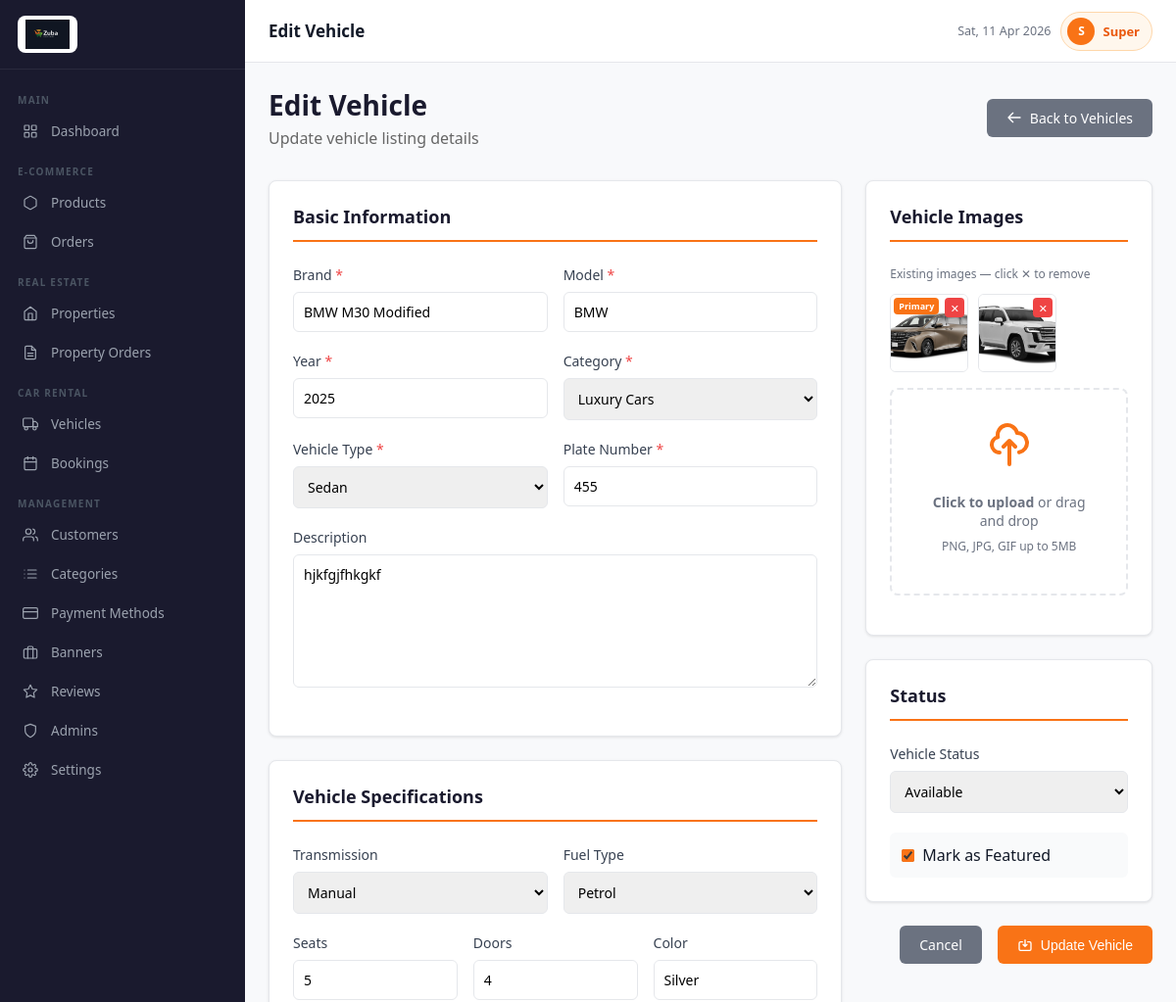
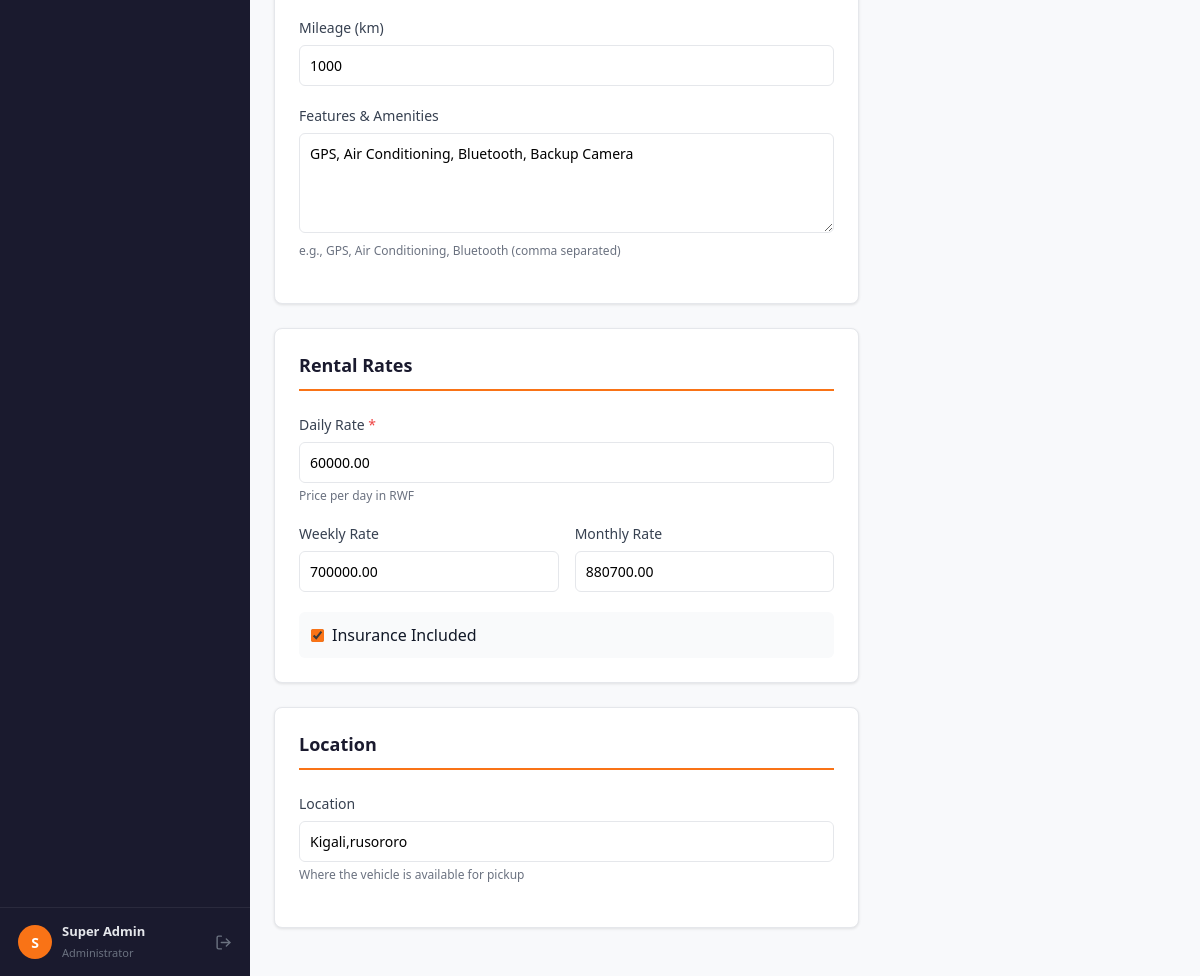
The app's page /admin/edit-vehicle.php?id=4 (signed in) with its own data (2 pictures, top to bottom).
### tables this page shows
CREATE TABLE `vehicles` (
  `id` int(11) UNSIGNED NOT NULL,
  `category_id` int(11) UNSIGNED NOT NULL,
  `brand` varchar(100) NOT NULL,
  `model` varchar(100) NOT NULL,
  `year` int(4) NOT NULL,
  `slug` varchar(255) NOT NULL,
  `description` text DEFAULT NULL,
  `vehicle_type` enum('sedan','suv','truck','van','coupe','convertible','motorcycle','other') NOT NULL,
  `transmission` enum('automatic','manual') NOT NULL,
  `fuel_type` enum('petrol','diesel','electric','hybrid') NOT NULL,
  `seats` int(11) NOT NULL,
  `doors` int(11) DEFAULT NULL,
  `color` varchar(50) DEFAULT NULL,
  `plate_number` varchar(50) NOT NULL,
  `mileage` int(11) DEFAULT NULL,
  `daily_rate` decimal(10,2) NOT NULL,
  `weekly_rate` decimal(10,2) DEFAULT NULL,
  `monthly_rate` decimal(10,2) DEFAULT NULL,
  `insurance_included` tinyint(1) NOT NULL DEFAULT 0,
  `features` text DEFAULT NULL,
  `location` varchar(255) DEFAULT NULL,
  `featured` tinyint(1) NOT NULL DEFAULT 0,
  `status` enum('available','rented','maintenance','inactive') NOT NULL DEFAULT 'available',
  `views` int(11) NOT NULL DEFAULT 0,
  `created_at` timestamp NOT NULL DEFAULT current_timestamp(),
  `updated_at` timestamp NOT NULL DEFAULT current_timestamp() ON UPDATE current_timestamp()
);

CREATE TABLE `categories` (
  `id` int(11) UNSIGNED NOT NULL,
  `name` varchar(100) NOT NULL,
  `slug` varchar(100) NOT NULL,
  `type` enum('ecommerce','realestate','carrental') NOT NULL,
  `description` text DEFAULT NULL,
  `image` varchar(255) DEFAULT NULL,
  `parent_id` int(11) UNSIGNED DEFAULT NULL,
  `status` enum('active','inactive') NOT NULL DEFAULT 'active',
  `created_at` timestamp NOT NULL DEFAULT current_timestamp(),
  `updated_at` timestamp NOT NULL DEFAULT current_timestamp() ON UPDATE current_timestamp()
);

CREATE TABLE `vehicle_images` (
  `id` int(11) UNSIGNED NOT NULL,
  `vehicle_id` int(11) UNSIGNED NOT NULL,
  `image_path` varchar(255) NOT NULL,
  `is_primary` tinyint(1) NOT NULL DEFAULT 0,
  `sort_order` int(11) NOT NULL DEFAULT 0,
  `created_at` timestamp NOT NULL DEFAULT current_timestamp()
);

### admin/includes/functions.php (called while the page is built, shortened)
<?php
function e($str) {
    return htmlspecialchars((string)($str ?? ''), ENT_QUOTES, 'UTF-8');
}

### admin/edit-vehicle.php (the view, shortened to what this page needs)
<?php
require_once '../config/db.php';
require_once 'includes/functions.php';
$id = (int)($_GET['id'] ?? 0);
$vehicle = $conn->query("SELECT * FROM vehicles WHERE id = $id")->fetch_assoc();
$categories = $conn->query("SELECT * FROM categories WHERE type = 'carrental' AND status = 'active' ORDER BY name");
$images = $conn->query("SELECT * FROM vehicle_images WHERE vehicle_id = $id ORDER BY is_primary DESC, sort_order ASC")->fetch_all(MYSQLI_ASSOC);
require_once 'includes/header.php';
?>
<div class="page-header">
    <div>
        <h1>Edit Vehicle</h1>
        <p>Update vehicle listing details</p>
    </div>
    <a href="vehicles.php" class="btn btn-secondary">
        <svg width="16" height="16" fill="none" stroke="currentColor" viewBox="0 0 24 24">
            <path stroke-linecap="round" stroke-linejoin="round" stroke-width="2" d="M10 19l-7-7m0 0l7-7m-7 7h18"/>
        </svg>
        Back to Vehicles
    </a>
</div>
<form method="POST" enctype="multipart/form-data">
<div class="form-container">
    <div>
        <div class="card">
            <h3>Basic Information</h3>
            <div class="form-row">
                <div class="form-group">
                    <label>Brand <span class="req">*</span></label>
                    <input type="text" name="brand" value="<?= e($vehicle['brand']) ?>" required>
                </div>
                <div class="form-group">
                    <label>Model <span class="req">*</span></label>
                    <input type="text" name="model" value="<?= e($vehicle['model']) ?>" required>
                </div>
            </div>
            <div class="form-row">
                <div class="form-group">
                    <label>Year <span class="req">*</span></label>
                    <input type="number" name="year" value="<?= $vehicle['year'] ?>" min="1900" max="<?= date('Y') + 1 ?>" required>
                </div>
                <div class="form-group">
                    <label>Category <span class="req">*</span></label>
                    <select name="category_id" required>
                        <?php while ($cat = $categories->fetch_assoc()): ?>
                        <option value="<?= $cat['id'] ?>" <?= $vehicle['category_id'] == $cat['id'] ? 'selected' : '' ?>><?= e($cat['name']) ?></option>
                        <?php endwhile; ?>
                    </select>
                </div>
            </div>
            <div class="form-row">
                <div class="form-group">
                    <label>Vehicle Type <span class="req">*</span></label>
                    <select name="vehicle_type" required>
                        <?php foreach (['sedan'=>'Sedan','suv'=>'SUV','truck'=>'Truck','van'=>'Van','coupe'=>'Coupe','convertible'=>'Convertible','hatchback'=>'Hatchback','minivan'=>'Minivan'] as $val => $label): ?>
                        <option value="<?= $val ?>" <?= $vehicle['vehicle_type'] === $val ? 'selected' : '' ?>><?= $label ?></option>
                        <?php endforeach; ?>
                    </select>
                </div>
                <div class="form-group">
                    <label>Plate Number <span class="req">*</span></label>
                    <input type="text" name="plate_number" value="<?= e($vehicle['plate_number']) ?>" required>
                </div>
            </div>
            <div class="form-group">
                <label>Description</label>
                <textarea name="description" rows="6"><?= e($vehicle['description']) ?></textarea>
            </div>
        </div>
        <div class="card">
            <h3>Vehicle Specifications</h3>
            <div class="form-row">
                <div class="form-group">
                    <label>Transmission</label>
                    <select name="transmission">
                        <option value="manual" <?= $vehicle['transmission'] === 'manual' ? 'selected' : '' ?>>Manual</option>
                    </select>
                </div>
                <div class="form-group">
                    <label>Fuel Type</label>
                    <select name="fuel_type">
                        <?php foreach (['petrol'=>'Petrol','diesel'=>'Diesel','electric'=>'Electric','hybrid'=>'Hybrid'] as $val => $label): ?>
                        <option value="<?= $val ?>" <?= $vehicle['fuel_type'] === $val ? 'selected' : '' ?>><?= $label ?></option>
                        <?php endforeach; ?>
                    </select>
                </div>
            </div>
            <div class="form-row-3">
                <div class="form-group">
                    <label>Seats</label>
                    <input type="number" name="seats" value="<?= $vehicle['seats'] ?>" min="1" max="50">
                </div>
                <div class="form-group">
                    <label>Doors</label>
                    <input type="number" name="doors" value="<?= $vehicle['doors'] ?>" min="2" max="6">
                </div>
                <div class="form-group">
                    <label>Color</label>
                    <input type="text" name="color" value="<?= e($vehicle['color']) ?>">
                </div>
            </div>
            <div class="form-group">
                <label>Mileage (km)</label>
                <input type="number" name="mileage" value="<?= $vehicle['mileage'] ?>" min="0">
            </div>
            <div class="form-group">
                <label>Features & Amenities</label>
                <textarea name="features" rows="4"><?= e($vehicle['features']) ?></textarea>
                <small>e.g., GPS, Air Conditioning, Bluetooth (comma separated)</small>
            </div>
        </div>
        <div class="card">
            <h3>Rental Rates</h3>
            <div class="form-group">
                <label>Daily Rate <span class="req">*</span></label>
                <input type="number" name="daily_rate" value="<?= $vehicle['daily_rate'] ?>" step="0.01" min="0" required>
                <small>Price per day in <?= CURRENCY ?></small>
            </div>
            <div class="form-row">
                <div class="form-group">
                    <label>Weekly Rate</label>
                    <input type="number" name="weekly_rate" value="<?= $vehicle['weekly_rate'] ?>" step="0.01" min="0">
                </div>
                <div class="form-group">
                    <label>Monthly Rate</label>
                    <input type="number" name="monthly_rate" value="<?= $vehicle['monthly_rate'] ?>" step="0.01" min="0">
                </div>
            </div>
            <div class="checkbox-group">
                <input type="checkbox" name="insurance_included" id="insurance" value="1" <?= $vehicle['insurance_included'] ? 'checked' : '' ?>>
                <label for="insurance">Insurance Included</label>
            </div>
        </div>
        <div class="card">
            <h3>Location</h3>
            <div class="form-group">
                <label>Location</label>
                <input type="text" name="location" value="<?= e($vehicle['location']) ?>">
                <small>Where the vehicle is available for pickup</small>
            </div>
        </div>
    </div>
    <div>
        <div class="card">
            <h3>Vehicle Images</h3>
            <?php if (!empty($images)): ?>
            <p style="font-size:.75rem;color:#6b7280;margin-bottom:.75rem;">Existing images — click ✕ to remove</p>
            <div class="existing-images">
                <?php foreach ($images as $img): ?>
                <div class="existing-img-wrap">
                    <img src="<?= SITE_URL . '/' . e($img['image_path']) ?>" alt="">
                    <?php if ($img['is_primary']): ?><span class="primary-badge">Primary</span><?php endif; ?>
                    <a href="edit-vehicle.php?id=<?= $id ?>&del_img=<?= $img['id'] ?>" class="del-img" onclick="return confirm('Remove this image?')">✕</a>
                </div>
                <?php endforeach; ?>
            </div>
            <?php endif; ?>
            <div class="image-upload-area" id="uploadArea">
                <svg width="48" height="48" fill="none" stroke="currentColor" viewBox="0 0 24 24">
                    <path stroke-linecap="round" stroke-linejoin="round" stroke-width="2" d="M7 16a4 4 0 01-.88-7.903A5 5 0 1115.9 6L16 6a5 5 0 011 9.9M15 13l-3-3m0 0l-3 3m3-3v12"/>
                </svg>
                <p><strong>Click to upload</strong> or drag and drop</p>
                <p style="font-size:.75rem;">PNG, JPG, GIF up to 5MB</p>
            </div>
        </div>
        <div class="card">
            <h3>Status</h3>
            <div class="form-group">
                <label>Vehicle Status</label>
                <select name="status">
                    <?php foreach (['available'=>'Available','rented'=>'Rented','maintenance'=>'Maintenance','inactive'=>'Inactive'] as $val => $label): ?>
                    <option value="<?= $val ?>" <?= $vehicle['status'] === $val ? 'selected' : '' ?>><?= $label ?></option>
                    <?php endforeach; ?>
                </select>
            </div>
            <div class="checkbox-group">
                <input type="checkbox" name="featured" id="featured" value="1" <?= $vehicle['featured'] ? 'checked' : '' ?>>
                <label for="featured">Mark as Featured</label>
            </div>
        </div>
        <div class="form-actions">
            <a href="vehicles.php" class="btn btn-secondary">Cancel</a>
            <button type="submit" class="btn btn-primary">
                <svg width="16" height="16" fill="none" stroke="currentColor" viewBox="0 0 24 24">
                    <path stroke-linecap="round" stroke-linejoin="round" stroke-width="2" d="M8 7H5a2 2 0 00-2 2v9a2 2 0 002 2h14a2 2 0 002-2V9a2 2 0 00-2-2h-3m-1 4l-3 3m0 0l-3-3m3 3V4"/>
                </svg>
                Update Vehicle
            </button>
        </div>
    </div>
</div>
</form>
<?php require_once 'includes/footer.php'; ?>

### admin/includes/header.php (style rules this page uses)
*, *::before, *::after { margin: 0; padding: 0; box-sizing: border-box; }
:root { --orange: #f97316; --orange-dark: #ea580c; --orange-light:#fff7ed; --sidebar-w: 250px; --topbar-h: 64px; --dark: #1a1a2e; --dark2: #16213e; --text: #111827; --text-muted: #6b7280; --border: #e5e7eb; --bg: #f8f9fb; --white: #ffffff; --radius: 10px; --shadow: 0 1px 4px rgba(0,0,0,.08); }
body { font-family: 'Segoe UI', Arial, sans-serif; background: var(--bg); color: var(--text); min-height: 100vh; display: flex; }
.card { background: var(--white); border-radius: var(--radius); box-shadow: var(--shadow); border: 1px solid var(--border); overflow: hidden; }

### admin/edit-vehicle.php (style rules this page uses)
.page-header { display:flex; justify-content:space-between; align-items:center; margin-bottom:2rem; flex-wrap:wrap; gap:1rem; }
.page-header h1 { margin:0; font-size:1.75rem; color:#1a1a2e; }
.page-header p { margin:.25rem 0 0; color:#666; }
.btn { padding:.625rem 1.25rem; border:none; border-radius:6px; cursor:pointer; font-size:.875rem; font-weight:500; text-decoration:none; display:inline-flex; align-items:center; gap:.5rem; transition:all .2s; }
.btn-primary { background:#f97316; color:#fff; }
.btn-secondary { background:#6b7280; color:#fff; }
.form-container { display:grid; grid-template-columns:2fr 1fr; gap:1.5rem; }
.card { background:#fff; border-radius:8px; box-shadow:0 1px 3px rgba(0,0,0,.1); padding:1.5rem; margin-bottom:1.5rem; }
.card h3 { margin:0 0 1.5rem; font-size:1.125rem; color:#1a1a2e; padding-bottom:.75rem; border-bottom:2px solid #f97316; }
.form-group { margin-bottom:1.25rem; }
.form-group label { display:block; margin-bottom:.5rem; font-weight:500; color:#374151; font-size:.875rem; }
.form-group label .req { color:#ef4444; }
.form-group input, .form-group select, .form-group textarea { width:100%; padding:.625rem; border:1px solid #e5e7eb; border-radius:6px; font-size:.875rem; font-family:inherit; box-sizing:border-box; }
.form-group textarea { resize:vertical; min-height:100px; }
.form-group small { display:block; margin-top:.25rem; color:#6b7280; font-size:.75rem; }
.form-row { display:grid; grid-template-columns:1fr 1fr; gap:1rem; }
.form-row-3 { display:grid; grid-template-columns:1fr 1fr 1fr; gap:1rem; }
.checkbox-group { display:flex; align-items:center; gap:.5rem; padding:.75rem; background:#f9fafb; border-radius:6px; }
.checkbox-group input[type=checkbox] { width:auto; margin:0; accent-color:#f97316; }
.checkbox-group label { margin:0; font-weight:normal; }
.existing-images { display:flex; flex-wrap:wrap; gap:10px; margin-bottom:1rem; }
.existing-img-wrap { position:relative; }
.existing-img-wrap img { width:80px; height:80px; object-fit:cover; border-radius:6px; border:1px solid #e5e7eb; display:block; }
.primary-badge { position:absolute; top:4px; left:4px; background:#f97316; color:#fff; font-size:9px; font-weight:700; padding:2px 5px; border-radius:4px; }
.del-img { position:absolute; top:4px; right:4px; background:#ef4444; color:#fff; border:none; border-radius:4px; width:20px; height:20px; font-size:11px; cursor:pointer; display:flex; align-items:center; justify-content:center; text-decoration:none; }
.image-upload-area { border:2px dashed #e5e7eb; border-radius:8px; padding:2rem; text-align:center; cursor:pointer; transition:all .2s; }
.image-upload-area svg { margin:0 auto .75rem; color:#f97316; }
.image-upload-area p { margin:.5rem 0; color:#6b7280; font-size:.875rem; }
.form-actions { display:flex; gap:1rem; justify-content:flex-end; margin-top:1rem; }

### records on screen
vehicles: brand "BMW M30 Modified", model "BMW", year "2025", category_id "Luxury Cars", vehicle_type "Sedan", plate_number "455", description "hjkfgjfhkgkf", transmission "Manual", seats "5", doors "4", color "Silver", mileage "1000", features "GPS, Air Conditioning, Bluetooth, Backup Camera", daily_rate "60000.00", weekly_rate "700000.00", monthly_rate "880700.00", insurance_included "☑", location "Kigali,rusororo", status "Available", featured "☑"
vehicle_images: image_path (picture), is_primary "Primary"
vehicle_images: image_path (picture)

### other values on screen
substr($admin['name'], 0, 1) "S"
$admin['name'] "Super Admin"
$page_title "Edit Vehicle"
explode(' ', $admin['name'])[0] "Super"
CURRENCY "RWF"
form field fuel_type "Petrol"
